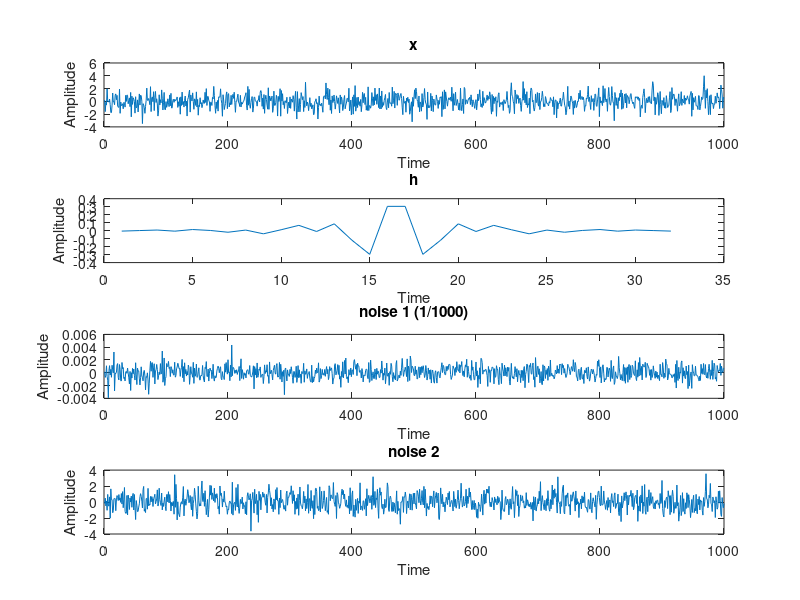
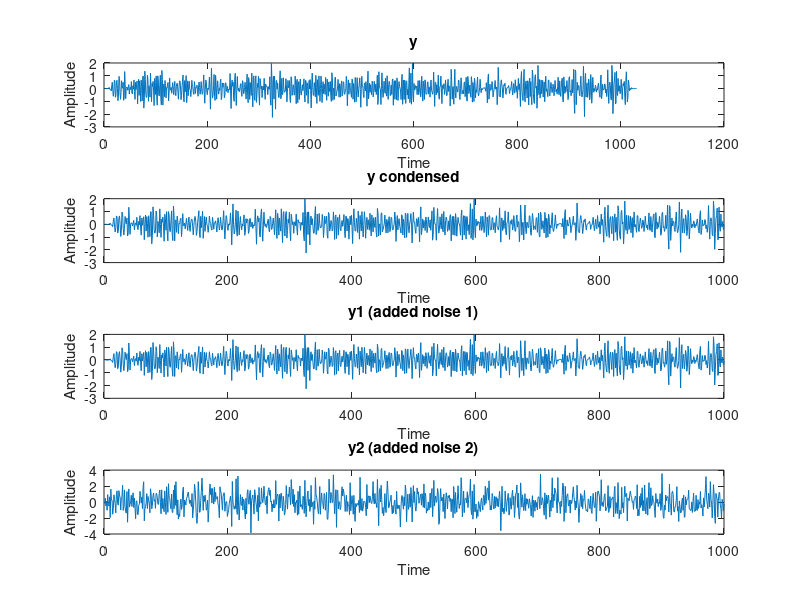
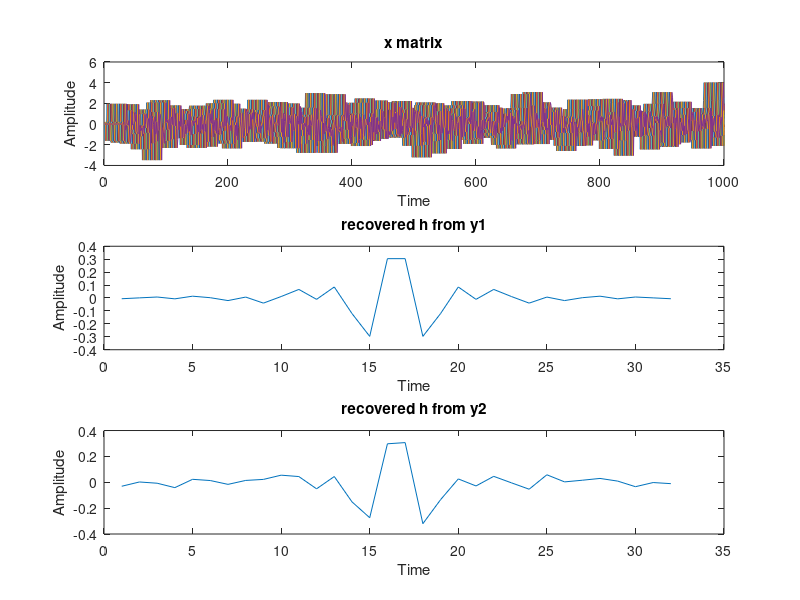
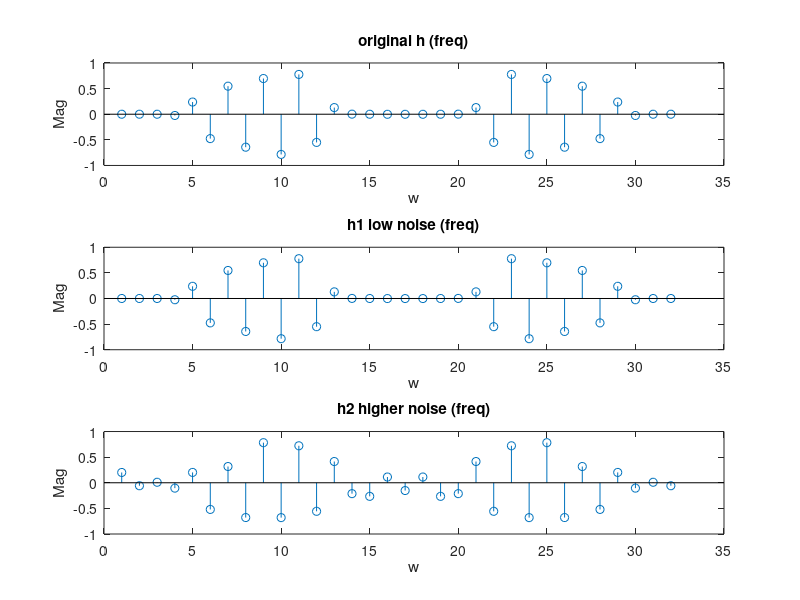

MATLAB code for these plots, in order:

sig_len = 1000; % Sets the amount of samples 

x = randn(1,sig_len); % Creats a random signal of zero-mean pseudo-random numbers from 1 to 1000

h = [-0.57534026E-02,0.99026691E-03,0.75733471E-02,-0.65141204E-02,0.13960509E-01,0.22951644E-02,-0.19994041E-01,0.71369656E-02,-0.39657373E-01,0.11260066E-01,0.66233635E-01,-0.10497202E-01,0.85136160E-01,-0.12024988E+00,-0.29678580E+00,0.30410913E+00,0.30410913E+00,-0.29678580E+00,-0.12024988E+00,0.85136160E-01,-0.10497202E-01,0.66233635E-01,0.11260066E-01,-0.39657373E-01,0.71369656E-02,-0.19994041E-01,0.22951644E-02,0.13960509E-01,-0.65141204E-02,0.75733471E-02,0.99026691E-03,-0.57534026E-02];
% our original h signal (sinc like function) to be convolved with our input
% signal and then later retrieved after noise is added

n1 = (randn(1,sig_len)/1000); % Creating two random zero-mean pseudo-random noise signals of length 1000, one is scaled by 0.001 in amplitude, the other is scaled by 1
n2 = randn(1,sig_len);

sig_end = length(h); % creating a variable length for the impulse response signal (this should be 32 in our case)

h_transpose = h.'; % transposing the matrix h, converting it from a 32x1 to a 1x32 (for matrix math)
    
X_window = zeros(1,sig_end); % creating the sliding window matrix the same size as the impulse response signal, this will be populated with values from the input signal
    
y = zeros(1, length(x) + sig_end - 1); % creating the vector that will store the convultion result
    
for i = 1:length(x)+sig_end-1 % perfrom the sliding window opperation, it will itterate through the entire input signal (1000) and the transient response (+ 32 - 1)
     if i <= length(x)
        X_window = [x(i), X_window(1:end-1)]; % Shift the window and update with the current input value
     end
     if i > length(x) % if the window is beyond the input signals length, populate the remaining window points with zeros
         X_window = [0, X_window(1:end-1)];
     end
    y(i) = sum(X_window .* h); % perform the dot product of the window and the impulse response every itteration and sum it up, store this total in one element of the vector y
end

y_condensed = y(1:1000); % delete the transient state


y1 = n1 + y_condensed; % add the low noise to the output
y2 = n2 + y_condensed; % add the high noise to the output (two different singals)

A = zeros(length(x), length(h)); % 1000 x 32 matrix of all zeros

for i = 1:length(x) % perform two sums, one from 1 to 1000 and the other from 1 to 32, effectively reaching the entire A matrix
    for j = 1:min(i, length(h))
        A(i, j) = x(i - j + 1); % populate A with the values of the input signal, each time shifting down a row and collumn
    end
end

h1_estimate = (A' * A) \ (A' * y1.'); % derive the reconsturcted h by using the least squares derivation method 
h2_estimate = (A' * A) \ (A' * y2.');

h_original_freq = real(fftshift(fft(h))); % take the real shifted values of the fourier transforms of all the h signals (original and reconstructed) for comparison
h1_freq = real(fftshift(fft(h1_estimate)));
h2_freq = real(fftshift(fft(h2_estimate)));

figure(1);

subplot(4,1,1);
plot(x);
title('x');
xlabel('Time');
ylabel('Amplitude');
subplot(4,1,2);
plot(h);
title('h');
xlabel('Time');
ylabel('Amplitude');
subplot(4,1,3);
plot(n1);
title('noise 1 (1/1000)');
xlabel('Time');
ylabel('Amplitude');
subplot(4,1,4);
plot(n2);
title('noise 2');
xlabel('Time');
ylabel('Amplitude');

figure(2);

subplot(4,1,1);
plot(y);
title('y');
xlabel('Time');
ylabel('Amplitude');
subplot(4,1,2);
plot(y_condensed);
title('y condensed');
xlabel('Time');
ylabel('Amplitude');
subplot(4,1,3);
plot(y1);
title('y1 (added noise 1)');
xlabel('Time');
ylabel('Amplitude');
subplot(4,1,4);
plot(y2);
title('y2 (added noise 2)');
xlabel('Time');
ylabel('Amplitude');

figure(3);

subplot(3,1,1);
plot(A);
title('x matrix');
xlabel('Time');
ylabel('Amplitude');
subplot(3,1,2);
plot(h1_estimate);
title('recovered h from y1');
xlabel('Time');
ylabel('Amplitude');
subplot(3,1,3);
plot(h2_estimate);
title('recovered h from y2');
xlabel('Time');
ylabel('Amplitude');

figure(4);

subplot(3,1,1);
stem(h_original_freq);
title('original h (freq)');
xlabel('w');
ylabel('Mag');
subplot(3,1,2);
stem(h1_freq);
title('h1 low noise (freq)');
xlabel('w');
ylabel('Mag');
subplot(3,1,3);
stem(h2_freq);
title('h2 higher noise (freq)');
xlabel('w');
ylabel('Mag');
